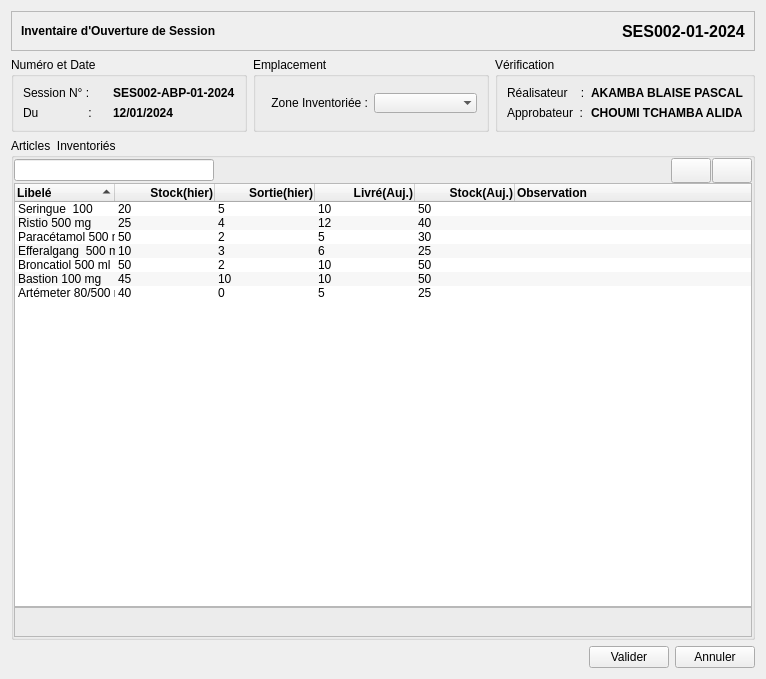
<?xml version="1.0" encoding="UTF-8"?>
<ui version="4.0">
 <class>SessionOpeningInventoryForm</class>
 <widget class="QWidget" name="SessionOpeningInventoryForm">
  <property name="geometry">
   <rect>
    <x>0</x>
    <y>0</y>
    <width>766</width>
    <height>679</height>
   </rect>
  </property>
  <property name="windowTitle">
   <string>Inventaire d'Ouverture de Session</string>
  </property>
  <layout class="QVBoxLayout" name="verticalLayout_3">
   <item>
    <widget class="QFrame" name="caption">
     <property name="enabled">
      <bool>true</bool>
     </property>
     <property name="minimumSize">
      <size>
       <width>0</width>
       <height>40</height>
      </size>
     </property>
     <property name="maximumSize">
      <size>
       <width>16777215</width>
       <height>40</height>
      </size>
     </property>
     <property name="frameShape">
      <enum>QFrame::StyledPanel</enum>
     </property>
     <property name="frameShadow">
      <enum>QFrame::Plain</enum>
     </property>
     <property name="lineWidth">
      <number>0</number>
     </property>
     <layout class="QHBoxLayout" name="horizontalLayout_7">
      <item>
       <widget class="QLabel" name="label_3">
        <property name="sizePolicy">
         <sizepolicy hsizetype="Expanding" vsizetype="Preferred">
          <horstretch>0</horstretch>
          <verstretch>0</verstretch>
         </sizepolicy>
        </property>
        <property name="font">
         <font>
          <bold>true</bold>
         </font>
        </property>
        <property name="lineWidth">
         <number>0</number>
        </property>
        <property name="text">
         <string>Inventaire d'Ouverture de Session</string>
        </property>
       </widget>
      </item>
      <item>
       <widget class="QLabel" name="label_4">
        <property name="font">
         <font>
          <pointsize>12</pointsize>
          <bold>true</bold>
         </font>
        </property>
        <property name="text">
         <string>SES002-01-2024</string>
        </property>
       </widget>
      </item>
     </layout>
    </widget>
   </item>
   <item>
    <layout class="QHBoxLayout" name="headerLayout">
     <item>
      <widget class="QGroupBox" name="groupBox">
       <property name="title">
        <string>Numéro et Date</string>
       </property>
       <layout class="QGridLayout" name="gridLayout_4">
        <item row="0" column="0">
         <layout class="QGridLayout" name="gridLayout_3">
          <item row="1" column="0">
           <widget class="QLabel" name="label">
            <property name="text">
             <string>Du               :</string>
            </property>
           </widget>
          </item>
          <item row="1" column="1">
           <widget class="QLabel" name="label_9">
            <property name="minimumSize">
             <size>
              <width>70</width>
              <height>0</height>
             </size>
            </property>
            <property name="font">
             <font>
              <bold>true</bold>
             </font>
            </property>
            <property name="text">
             <string>12/01/2024</string>
            </property>
           </widget>
          </item>
          <item row="0" column="0">
           <widget class="QLabel" name="label_5">
            <property name="text">
             <string>Session N° :</string>
            </property>
           </widget>
          </item>
          <item row="0" column="1">
           <widget class="QLabel" name="label_8">
            <property name="minimumSize">
             <size>
              <width>95</width>
              <height>0</height>
             </size>
            </property>
            <property name="font">
             <font>
              <bold>true</bold>
             </font>
            </property>
            <property name="text">
             <string>SES002-ABP-01-2024</string>
            </property>
            <property name="alignment">
             <set>Qt::AlignLeading|Qt::AlignLeft|Qt::AlignVCenter</set>
            </property>
           </widget>
          </item>
         </layout>
        </item>
       </layout>
      </widget>
     </item>
     <item>
      <widget class="QGroupBox" name="groupBox_4">
       <property name="title">
        <string>Emplacement</string>
       </property>
       <layout class="QGridLayout" name="gridLayout_6">
        <item row="0" column="0">
         <layout class="QGridLayout" name="gridLayout_5">
          <item row="0" column="0">
           <widget class="QLabel" name="label_17">
            <property name="text">
             <string>Zone Inventoriée :</string>
            </property>
            <property name="alignment">
             <set>Qt::AlignRight|Qt::AlignTrailing|Qt::AlignVCenter</set>
            </property>
           </widget>
          </item>
          <item row="0" column="1">
           <widget class="QComboBox" name="comboBox_4">
            <property name="placeholderText">
             <string>Infirmerie</string>
            </property>
            <property name="frame">
             <bool>false</bool>
            </property>
           </widget>
          </item>
         </layout>
        </item>
       </layout>
      </widget>
     </item>
     <item>
      <widget class="QGroupBox" name="groupBox_2">
       <property name="title">
        <string>Vérification</string>
       </property>
       <layout class="QGridLayout" name="gridLayout_2">
        <item row="0" column="0">
         <layout class="QHBoxLayout" name="horizontalLayout_4">
          <property name="sizeConstraint">
           <enum>QLayout::SetFixedSize</enum>
          </property>
          <item>
           <widget class="QLabel" name="label_2">
            <property name="maximumSize">
             <size>
              <width>90</width>
              <height>16777215</height>
             </size>
            </property>
            <property name="text">
             <string>Réalisateur    :</string>
            </property>
           </widget>
          </item>
          <item>
           <widget class="QLabel" name="label_10">
            <property name="sizePolicy">
             <sizepolicy hsizetype="Fixed" vsizetype="Preferred">
              <horstretch>0</horstretch>
              <verstretch>0</verstretch>
             </sizepolicy>
            </property>
            <property name="font">
             <font>
              <bold>true</bold>
             </font>
            </property>
            <property name="text">
             <string>AKAMBA BLAISE PASCAL</string>
            </property>
           </widget>
          </item>
         </layout>
        </item>
        <item row="1" column="0">
         <layout class="QHBoxLayout" name="horizontalLayout_5">
          <property name="sizeConstraint">
           <enum>QLayout::SetFixedSize</enum>
          </property>
          <item>
           <widget class="QLabel" name="label_7">
            <property name="maximumSize">
             <size>
              <width>90</width>
              <height>16777215</height>
             </size>
            </property>
            <property name="text">
             <string>Approbateur  :</string>
            </property>
           </widget>
          </item>
          <item>
           <widget class="QLabel" name="label_11">
            <property name="sizePolicy">
             <sizepolicy hsizetype="Fixed" vsizetype="Preferred">
              <horstretch>0</horstretch>
              <verstretch>0</verstretch>
             </sizepolicy>
            </property>
            <property name="font">
             <font>
              <bold>true</bold>
             </font>
            </property>
            <property name="text">
             <string>CHOUMI TCHAMBA ALIDA</string>
            </property>
           </widget>
          </item>
         </layout>
        </item>
       </layout>
      </widget>
     </item>
    </layout>
   </item>
   <item>
    <widget class="QGroupBox" name="contentBox">
     <property name="title">
      <string>Articles  Inventoriés</string>
     </property>
     <layout class="QGridLayout" name="gridLayout">
      <property name="leftMargin">
       <number>0</number>
      </property>
      <property name="topMargin">
       <number>0</number>
      </property>
      <property name="rightMargin">
       <number>0</number>
      </property>
      <property name="bottomMargin">
       <number>0</number>
      </property>
      <property name="spacing">
       <number>0</number>
      </property>
      <item row="0" column="0">
       <layout class="QVBoxLayout" name="contentLayout">
        <property name="spacing">
         <number>0</number>
        </property>
        <item>
         <layout class="QHBoxLayout" name="operationLayout">
          <property name="spacing">
           <number>1</number>
          </property>
          <item>
           <widget class="QLineEdit" name="filterLedit">
            <property name="sizePolicy">
             <sizepolicy hsizetype="Expanding" vsizetype="Fixed">
              <horstretch>0</horstretch>
              <verstretch>0</verstretch>
             </sizepolicy>
            </property>
            <property name="maximumSize">
             <size>
              <width>200</width>
              <height>16777215</height>
             </size>
            </property>
            <property name="toolTip">
             <string extracomment="Enter Barcode to Scan"/>
            </property>
           </widget>
          </item>
          <item>
           <spacer name="horizontalSpacer">
            <property name="orientation">
             <enum>Qt::Horizontal</enum>
            </property>
            <property name="sizeHint" stdset="0">
             <size>
              <width>28</width>
              <height>25</height>
             </size>
            </property>
           </spacer>
          </item>
          <item>
           <widget class="QPushButton" name="removeBtn">
            <property name="minimumSize">
             <size>
              <width>0</width>
              <height>25</height>
             </size>
            </property>
            <property name="icon">
             <iconset resource="../wposgui.qrc">
              <normaloff>:/icons/icons/list-remove.png</normaloff>:/icons/icons/list-remove.png</iconset>
            </property>
           </widget>
          </item>
          <item>
           <widget class="QPushButton" name="addBtn">
            <property name="minimumSize">
             <size>
              <width>0</width>
              <height>25</height>
             </size>
            </property>
            <property name="icon">
             <iconset resource="../wposgui.qrc">
              <normaloff>:/icons/icons/list-add.png</normaloff>:/icons/icons/list-add.png</iconset>
            </property>
           </widget>
          </item>
         </layout>
        </item>
        <item>
         <widget class="QWidget" name="widget" native="true">
          <layout class="QVBoxLayout" name="verticalLayout">
           <property name="spacing">
            <number>0</number>
           </property>
           <property name="leftMargin">
            <number>0</number>
           </property>
           <property name="topMargin">
            <number>0</number>
           </property>
           <property name="rightMargin">
            <number>0</number>
           </property>
           <property name="bottomMargin">
            <number>0</number>
           </property>
           <item>
            <widget class="QTreeWidget" name="content">
             <property name="sizeAdjustPolicy">
              <enum>QAbstractScrollArea::AdjustToContents</enum>
             </property>
             <property name="alternatingRowColors">
              <bool>true</bool>
             </property>
             <property name="textElideMode">
              <enum>Qt::ElideNone</enum>
             </property>
             <property name="autoExpandDelay">
              <number>0</number>
             </property>
             <property name="rootIsDecorated">
              <bool>false</bool>
             </property>
             <property name="uniformRowHeights">
              <bool>true</bool>
             </property>
             <property name="sortingEnabled">
              <bool>true</bool>
             </property>
             <attribute name="headerHighlightSections">
              <bool>true</bool>
             </attribute>
             <column>
              <property name="text">
               <string>Libelé</string>
              </property>
              <property name="toolTip">
               <string>Nom du Médicament</string>
              </property>
              <property name="font">
               <font>
                <bold>true</bold>
               </font>
              </property>
             </column>
             <column>
              <property name="text">
               <string>Stock(hier)</string>
              </property>
              <property name="toolTip">
               <string>Quantité totale de Médicament avec laquelle a commencé le service hier</string>
              </property>
              <property name="font">
               <font>
                <bold>true</bold>
               </font>
              </property>
              <property name="textAlignment">
               <set>AlignTrailing|AlignVCenter</set>
              </property>
             </column>
             <column>
              <property name="text">
               <string>Sortie(hier)</string>
              </property>
              <property name="toolTip">
               <string>Quantité totale de Médicaments écoulés hier</string>
              </property>
              <property name="font">
               <font>
                <bold>true</bold>
               </font>
              </property>
              <property name="textAlignment">
               <set>AlignTrailing|AlignVCenter</set>
              </property>
             </column>
             <column>
              <property name="text">
               <string>Livré(Auj.)</string>
              </property>
              <property name="toolTip">
               <string>Quantité de médicaments qui vous a été livrée Aujourd'hui</string>
              </property>
              <property name="font">
               <font>
                <bold>true</bold>
               </font>
              </property>
              <property name="textAlignment">
               <set>AlignTrailing|AlignVCenter</set>
              </property>
             </column>
             <column>
              <property name="text">
               <string>Stock(Auj.)</string>
              </property>
              <property name="toolTip">
               <string>Quantité totale de Médicament avec laquelle vous commencez le service aujourd'hui</string>
              </property>
              <property name="font">
               <font>
                <bold>true</bold>
               </font>
              </property>
              <property name="textAlignment">
               <set>AlignTrailing|AlignVCenter</set>
              </property>
             </column>
             <column>
              <property name="text">
               <string>Observation</string>
              </property>
              <property name="font">
               <font>
                <bold>true</bold>
               </font>
              </property>
             </column>
             <item>
              <property name="text">
               <string>Seringue  100</string>
              </property>
              <property name="icon">
               <iconset resource="../wposgui.qrc">
                <normaloff>:/icons/icons/drugs.png</normaloff>:/icons/icons/drugs.png</iconset>
              </property>
              <property name="text">
               <string>20</string>
              </property>
              <property name="textAlignment">
               <set>AlignTrailing|AlignVCenter</set>
              </property>
              <property name="text">
               <string>5</string>
              </property>
              <property name="textAlignment">
               <set>AlignTrailing|AlignVCenter</set>
              </property>
              <property name="text">
               <string>10</string>
              </property>
              <property name="textAlignment">
               <set>AlignTrailing|AlignVCenter</set>
              </property>
              <property name="text">
               <string>50</string>
              </property>
              <property name="textAlignment">
               <set>AlignTrailing|AlignVCenter</set>
              </property>
              <property name="text">
               <string/>
              </property>
             </item>
             <item>
              <property name="text">
               <string>Ristio 500 mg</string>
              </property>
              <property name="text">
               <string>25</string>
              </property>
              <property name="textAlignment">
               <set>AlignTrailing|AlignVCenter</set>
              </property>
              <property name="text">
               <string>4</string>
              </property>
              <property name="textAlignment">
               <set>AlignTrailing|AlignVCenter</set>
              </property>
              <property name="text">
               <string>12</string>
              </property>
              <property name="textAlignment">
               <set>AlignTrailing|AlignVCenter</set>
              </property>
              <property name="text">
               <string>40</string>
              </property>
              <property name="textAlignment">
               <set>AlignTrailing|AlignVCenter</set>
              </property>
              <property name="text">
               <string/>
              </property>
             </item>
             <item>
              <property name="text">
               <string>Paracétamol 500 mg</string>
              </property>
              <property name="text">
               <string>50</string>
              </property>
              <property name="textAlignment">
               <set>AlignTrailing|AlignVCenter</set>
              </property>
              <property name="text">
               <string>2</string>
              </property>
              <property name="textAlignment">
               <set>AlignTrailing|AlignVCenter</set>
              </property>
              <property name="text">
               <string>5</string>
              </property>
              <property name="textAlignment">
               <set>AlignTrailing|AlignVCenter</set>
              </property>
              <property name="text">
               <string>30</string>
              </property>
              <property name="textAlignment">
               <set>AlignTrailing|AlignVCenter</set>
              </property>
              <property name="text">
               <string/>
              </property>
             </item>
             <item>
              <property name="text">
               <string>Efferalgang  500 mg</string>
              </property>
              <property name="text">
               <string>10</string>
              </property>
              <property name="textAlignment">
               <set>AlignTrailing|AlignVCenter</set>
              </property>
              <property name="text">
               <string>3</string>
              </property>
              <property name="textAlignment">
               <set>AlignTrailing|AlignVCenter</set>
              </property>
              <property name="text">
               <string>6</string>
              </property>
              <property name="textAlignment">
               <set>AlignTrailing|AlignVCenter</set>
              </property>
              <property name="text">
               <string>25</string>
              </property>
              <property name="textAlignment">
               <set>AlignTrailing|AlignVCenter</set>
              </property>
              <property name="text">
               <string/>
              </property>
             </item>
             <item>
              <property name="text">
               <string>Broncatiol 500 ml</string>
              </property>
              <property name="text">
               <string>50</string>
              </property>
              <property name="textAlignment">
               <set>AlignTrailing|AlignVCenter</set>
              </property>
              <property name="text">
               <string>2</string>
              </property>
              <property name="textAlignment">
               <set>AlignTrailing|AlignVCenter</set>
              </property>
              <property name="text">
               <string>10</string>
              </property>
              <property name="textAlignment">
               <set>AlignTrailing|AlignVCenter</set>
              </property>
              <property name="text">
               <string>50</string>
              </property>
              <property name="textAlignment">
               <set>AlignTrailing|AlignVCenter</set>
              </property>
              <property name="text">
               <string/>
              </property>
             </item>
             <item>
              <property name="text">
               <string>Bastion 100 mg</string>
              </property>
              <property name="text">
               <string>45</string>
              </property>
              <property name="textAlignment">
               <set>AlignTrailing|AlignVCenter</set>
              </property>
              <property name="text">
               <string>10</string>
              </property>
              <property name="textAlignment">
               <set>AlignTrailing|AlignVCenter</set>
              </property>
              <property name="text">
               <string>10</string>
              </property>
              <property name="textAlignment">
               <set>AlignTrailing|AlignVCenter</set>
              </property>
              <property name="text">
               <string>50</string>
              </property>
              <property name="textAlignment">
               <set>AlignTrailing|AlignVCenter</set>
              </property>
              <property name="text">
               <string/>
              </property>
             </item>
             <item>
              <property name="text">
               <string>Artémeter 80/500 mg</string>
              </property>
              <property name="text">
               <string>40</string>
              </property>
              <property name="textAlignment">
               <set>AlignTrailing|AlignVCenter</set>
              </property>
              <property name="text">
               <string>0</string>
              </property>
              <property name="textAlignment">
               <set>AlignTrailing|AlignVCenter</set>
              </property>
              <property name="text">
               <string>5</string>
              </property>
              <property name="textAlignment">
               <set>AlignTrailing|AlignVCenter</set>
              </property>
              <property name="text">
               <string>25</string>
              </property>
              <property name="textAlignment">
               <set>AlignTrailing|AlignVCenter</set>
              </property>
              <property name="text">
               <string/>
              </property>
             </item>
            </widget>
           </item>
           <item>
            <widget class="QFrame" name="info">
             <property name="minimumSize">
              <size>
               <width>0</width>
               <height>30</height>
              </size>
             </property>
             <property name="frameShape">
              <enum>QFrame::StyledPanel</enum>
             </property>
             <property name="frameShadow">
              <enum>QFrame::Raised</enum>
             </property>
            </widget>
           </item>
          </layout>
         </widget>
        </item>
       </layout>
      </item>
     </layout>
    </widget>
   </item>
   <item>
    <layout class="QHBoxLayout" name="cmdLayout">
     <item>
      <spacer name="cmdSpacer">
       <property name="orientation">
        <enum>Qt::Horizontal</enum>
       </property>
       <property name="sizeHint" stdset="0">
        <size>
         <width>40</width>
         <height>20</height>
        </size>
       </property>
      </spacer>
     </item>
     <item>
      <widget class="QPushButton" name="acceptBtn">
       <property name="text">
        <string>Valider</string>
       </property>
      </widget>
     </item>
     <item>
      <widget class="QPushButton" name="cancelBtn">
       <property name="text">
        <string>Annuler</string>
       </property>
      </widget>
     </item>
    </layout>
   </item>
  </layout>
 </widget>
 <resources>
  <include location="../wposgui.qrc"/>
 </resources>
 <connections/>
</ui>
